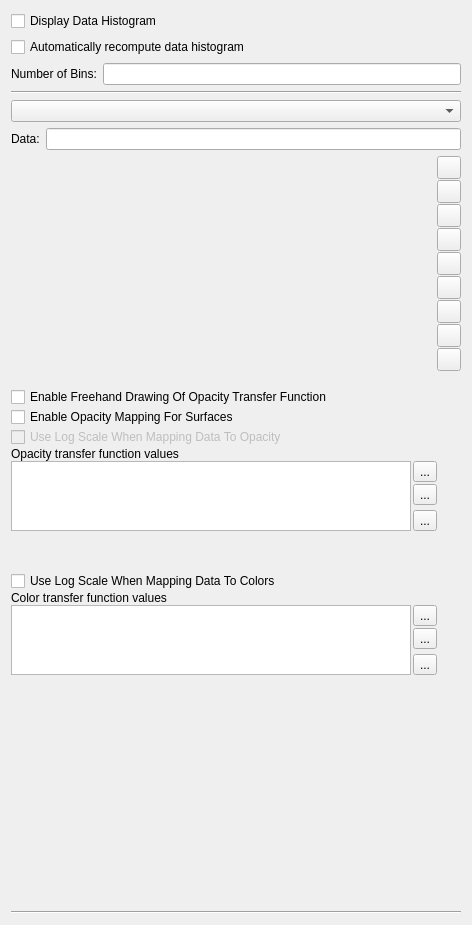
<?xml version="1.0" encoding="UTF-8"?>
<!-- SPDX-FileCopyrightText: Copyright (c) Kitware Inc. -->
<!-- SPDX-License-Identifier: BSD-3-Clause -->
<ui version="4.0">
 <class>ColorOpacityEditorWidget</class>
 <widget class="QWidget" name="ColorOpacityEditorWidget">
  <property name="geometry">
   <rect>
    <x>0</x>
    <y>0</y>
    <width>472</width>
    <height>925</height>
   </rect>
  </property>
  <property name="minimumSize">
   <size>
    <width>0</width>
    <height>80</height>
   </size>
  </property>
  <property name="windowTitle">
   <string>Form</string>
  </property>
  <layout class="QVBoxLayout" name="mainLayout">
   <property name="spacing">
    <number>6</number>
   </property>
   <item>
    <widget class="QCheckBox" name="ShowDataHistogram">
     <property name="toolTip">
      <string>When checked, a data histogram will be shown below the opacity function. Please update it by clicking on its dedicated button when needed.</string>
     </property>
     <property name="text">
      <string>Display Data Histogram</string>
     </property>
    </widget>
   </item>
   <item>
    <widget class="QCheckBox" name="AutomaticDataHistogramComputation">
     <property name="toolTip">
      <string>When checked, the data histogram will be automatically recomputed when needed instead of needing to click on the compute data histogram button.</string>
     </property>
     <property name="text">
      <string>Automatically recompute data histogram</string>
     </property>
    </widget>
   </item>
   <item>
    <layout class="QHBoxLayout" name="horizontalLayout1" stretch="0,1">
     <item>
      <widget class="QLabel" name="NumBinsLabel">
       <property name="text">
        <string>Number of Bins:</string>
       </property>
      </widget>
     </item>
     <item>
      <widget class="pqIntRangeWidget" name="DataHistogramNumberOfBins">
       <property name="sizePolicy">
        <sizepolicy hsizetype="MinimumExpanding" vsizetype="Fixed">
         <horstretch>0</horstretch>
         <verstretch>0</verstretch>
        </sizepolicy>
       </property>
       <property name="minimum" stdset="0">
        <number>1</number>
       </property>
       <property name="maximum" stdset="0">
        <number>256</number>
       </property>
      </widget>
     </item>
    </layout>
   </item>
   <item>
    <widget class="Line" name="line_2">
     <property name="orientation">
      <enum>Qt::Horizontal</enum>
     </property>
    </widget>
   </item>
   <item>
    <widget class="QComboBox" name="DefaultPresetsComboBox">
     <property name="toolTip">
      <string>Select a color map from default presets</string>
     </property>
    </widget>
   </item>
   <item>
    <layout class="QHBoxLayout" name="horizontalLayout" stretch="0,1">
     <item>
      <widget class="QLabel" name="CurrentDataLabel">
       <property name="text">
        <string>Data:</string>
       </property>
      </widget>
     </item>
     <item>
      <widget class="pqDoubleLineEdit" name="CurrentDataValue">
       <property name="sizePolicy">
        <sizepolicy hsizetype="MinimumExpanding" vsizetype="Fixed">
         <horstretch>0</horstretch>
         <verstretch>0</verstretch>
        </sizepolicy>
       </property>
       <property name="toolTip">
        <string>Set the data value for the selected control point</string>
       </property>
      </widget>
     </item>
    </layout>
   </item>
   <item>
    <layout class="QHBoxLayout" name="horizontalLayout_2" stretch="1,0">
     <property name="spacing">
      <number>0</number>
     </property>
     <property name="sizeConstraint">
      <enum>QLayout::SetDefaultConstraint</enum>
     </property>
     <item>
      <layout class="QVBoxLayout" name="verticalLayout" stretch="1,0,0,0,0,0,1,0,0,0,1">
       <property name="spacing">
        <number>0</number>
       </property>
       <property name="sizeConstraint">
        <enum>QLayout::SetMinimumSize</enum>
       </property>
       <item>
        <widget class="pqTransferFunctionWidget" name="OpacityEditor" native="true">
         <property name="sizePolicy">
          <sizepolicy hsizetype="Preferred" vsizetype="Preferred">
           <horstretch>0</horstretch>
           <verstretch>0</verstretch>
          </sizepolicy>
         </property>
         <property name="minimumSize">
          <size>
           <width>0</width>
           <height>240</height>
          </size>
         </property>
        </widget>
       </item>
       <item>
        <widget class="QCheckBox" name="UseOpacityControlPointsFreehandDrawing">
         <property name="toolTip">
          <string>When checked, the control point of the opacity transfer fonction can be "drawn" instead of being placed one by one.</string>
         </property>
         <property name="text">
          <string>Enable Freehand Drawing Of Opacity Transfer Function</string>
         </property>
        </widget>
       </item>
       <item>
        <widget class="QCheckBox" name="EnableOpacityMapping">
         <property name="text">
          <string>Enable Opacity Mapping For Surfaces</string>
         </property>
        </widget>
       </item>
       <item>
        <widget class="QCheckBox" name="UseLogScaleOpacity">
         <property name="enabled">
          <bool>false</bool>
         </property>
         <property name="text">
          <string>Use Log Scale When Mapping Data To Opacity</string>
         </property>
        </widget>
       </item>
       <item>
        <widget class="QLabel" name="OpacityLabel">
         <property name="text">
          <string>Opacity transfer function values</string>
         </property>
        </widget>
       </item>
       <item>
          <layout class="QHBoxLayout" name="horizontalLayout_3">
          <property name="spacing">
            <number>2</number>
          </property>
          <item>
            <widget class="pqExpandableTableView" name="OpacityTable">
              <property name="editTriggers">
                <set>QAbstractItemView::DoubleClicked</set>
              </property>
              <property name="alternatingRowColors">
                <bool>true</bool>
              </property>
              <property name="selectionBehavior">
                <enum>QAbstractItemView::SelectRows</enum>
              </property>
              <property name="maximumRowCountBeforeScrolling" stdset="0">
                <number>10</number>
              </property>
            </widget>
          </item>
          <item>
            <layout class="QVBoxLayout" name="verticalLayout_2">
            <property name="spacing">
              <number>2</number>
            </property>
            <item>
              <widget class="QToolButton" name="AddOpacityPoint">
              <property name="toolTip">
                <string>Add new control point</string>
              </property>
              <property name="text">
                <string>...</string>
              </property>
              <property name="icon">
                <iconset resource="../../../Widgets/Resources/QtWidgets.qrc">
                <normaloff>:/QtWidgets/Icons/pqPlus.svg</normaloff>:/QtWidgets/Icons/pqPlus.svg</iconset>
              </property>
              </widget>
            </item>
            <item>
              <widget class="QToolButton" name="RemoveOpacityPoint">
              <property name="toolTip">
                <string>Remove selected control point(s)</string>
              </property>
              <property name="text">
                <string>...</string>
              </property>
              <property name="icon">
                <iconset resource="../../../Widgets/Resources/QtWidgets.qrc">
                <normaloff>:/QtWidgets/Icons/pqMinus.svg</normaloff>:/QtWidgets/Icons/pqMinus.svg</iconset>
              </property>
              </widget>
            </item>
            <item>
              <spacer name="verticalSpacer">
              <property name="orientation">
                <enum>Qt::Vertical</enum>
              </property>
              <property name="sizeHint" stdset="0">
                <size>
                <width>20</width>
                <height>40</height>
                </size>
              </property>
              </spacer>
            </item>
            <item>
              <widget class="QToolButton" name="DeleteAllOpacityPoints">
              <property name="toolTip">
                <string>Remove all points</string>
              </property>
              <property name="text">
                <string>...</string>
              </property>
              <property name="icon">
                <iconset resource="../../../Widgets/Resources/QtWidgets.qrc">
                <normaloff>:/QtWidgets/Icons/pqDelete.svg</normaloff>:/QtWidgets/Icons/pqDelete.svg</iconset>
              </property>
              </widget>
            </item>
            </layout>
          </item>
          </layout>
       </item>
       <item>
        <widget class="pqTransferFunctionWidget" name="ColorEditor" native="true">
         <property name="sizePolicy">
          <sizepolicy hsizetype="Preferred" vsizetype="Fixed">
           <horstretch>0</horstretch>
           <verstretch>0</verstretch>
          </sizepolicy>
         </property>
         <property name="minimumSize">
          <size>
           <width>40</width>
           <height>40</height>
          </size>
         </property>
         <property name="maximumSize">
          <size>
           <width>16777215</width>
           <height>40</height>
          </size>
         </property>
         <property name="toolTip">
          <string>Select control point and press "Enter" or "Return" to change colors</string>
         </property>
        </widget>
       </item>
       <item>
        <widget class="QCheckBox" name="UseLogScale">
         <property name="toolTip">
          <string>When checked, the mapping from data to colors is done using a log-scale. Note that this does not affect the mapping of data to opacity.</string>
         </property>
         <property name="text">
          <string>Use Log Scale When Mapping Data To Colors</string>
         </property>
        </widget>
       </item>
       <item>
        <widget class="QLabel" name="ColorLabel">
         <property name="sizePolicy">
          <sizepolicy hsizetype="Preferred" vsizetype="Preferred">
           <horstretch>0</horstretch>
           <verstretch>0</verstretch>
          </sizepolicy>
         </property>
         <property name="text">
          <string>Color transfer function values</string>
         </property>
        </widget>
       </item>
       <item>
        <layout class="QHBoxLayout" name="horizontalLayout_4">
          <property name="spacing">
            <number>2</number>
          </property>
          <item>
            <widget class="pqExpandableTableView" name="ColorTable">
              <property name="editTriggers">
                <set>QAbstractItemView::DoubleClicked</set>
              </property>
              <property name="alternatingRowColors">
                <bool>true</bool>
              </property>
              <property name="selectionBehavior">
                <enum>QAbstractItemView::SelectRows</enum>
              </property>
              <property name="maximumRowCountBeforeScrolling" stdset="0">
                <number>10</number>
              </property>
            </widget>
          </item>
          <item>
            <layout class="QVBoxLayout" name="verticalLayout_3">
            <property name="spacing">
              <number>2</number>
            </property>
            <item>
              <widget class="QToolButton" name="AddColorPoint">
              <property name="toolTip">
                <string>Add new control point</string>
              </property>
              <property name="text">
                <string>...</string>
              </property>
              <property name="icon">
                <iconset resource="../../../Widgets/Resources/QtWidgets.qrc">
                <normaloff>:/QtWidgets/Icons/pqPlus.svg</normaloff>:/QtWidgets/Icons/pqPlus.svg</iconset>
              </property>
              </widget>
            </item>
            <item>
              <widget class="QToolButton" name="RemoveColorPoint">
              <property name="toolTip">
                <string>Remove selected control point(s)</string>
              </property>
              <property name="text">
                <string>...</string>
              </property>
              <property name="icon">
                <iconset resource="../../../Widgets/Resources/QtWidgets.qrc">
                <normaloff>:/QtWidgets/Icons/pqMinus.svg</normaloff>:/QtWidgets/Icons/pqMinus.svg</iconset>
              </property>
              </widget>
            </item>
            <item>
              <spacer name="verticalSpacer_2">
              <property name="orientation">
                <enum>Qt::Vertical</enum>
              </property>
              <property name="sizeHint" stdset="0">
                <size>
                <width>20</width>
                <height>40</height>
                </size>
              </property>
              </spacer>
            </item>
            <item>
              <widget class="QToolButton" name="DeleteAllColorPoints">
              <property name="toolTip">
                <string>Remove all points</string>
              </property>
              <property name="text">
                <string>...</string>
              </property>
              <property name="icon">
                <iconset resource="../../../Widgets/Resources/QtWidgets.qrc">
                <normaloff>:/QtWidgets/Icons/pqDelete.svg</normaloff>:/QtWidgets/Icons/pqDelete.svg</iconset>
              </property>
              </widget>
            </item>
            </layout>
          </item>
          </layout>
       </item>
       <item>
        <widget class="pqTransferFunction2DWidget" name="Transfer2DEditor" native="true">
         <property name="minimumSize">
          <size>
           <width>100</width>
           <height>400</height>
          </size>
         </property>
         <property name="visible">
          <bool>false</bool>
         </property>
         <property name="styleSheet">
          <string notr="true">gridline-color: rgb(46, 95, 255);
background-image: url(:/pqWidgets/Icons/pqEdgeCenterData.svg);</string>
         </property>
        </widget>
       </item>
      </layout>
     </item>
     <item>
      <layout class="QVBoxLayout" name="verticalLayout_4">
       <property name="spacing">
        <number>1</number>
       </property>
       <item>
        <widget class="QToolButton" name="ResetRangeToData">
         <property name="toolTip">
          <string>Rescale to data range</string>
         </property>
         <property name="text">
          <string/>
         </property>
         <property name="icon">
          <iconset resource="../../../Components/Resources/pqComponents.qrc">
           <normaloff>:/pqWidgets/Icons/pqResetRange.svg</normaloff>:/pqWidgets/Icons/pqResetRange.svg</iconset>
         </property>
        </widget>
       </item>
       <item>
        <widget class="QToolButton" name="ResetRangeToCustom">
         <property name="toolTip">
          <string>Rescale to custom range</string>
         </property>
         <property name="text">
          <string/>
         </property>
         <property name="icon">
          <iconset resource="../../../Components/Resources/pqComponents.qrc">
           <normaloff>:/pqWidgets/Icons/pqResetRangeCustom.svg</normaloff>:/pqWidgets/Icons/pqResetRangeCustom.svg</iconset>
         </property>
        </widget>
       </item>
       <item>
        <widget class="QToolButton" name="ResetRangeToDataOverTime">
         <property name="toolTip">
          <string>Rescale to data range over all timesteps</string>
         </property>
         <property name="text">
          <string/>
         </property>
         <property name="icon">
          <iconset resource="../../../Components/Resources/pqComponents.qrc">
           <normaloff>:/pqWidgets/Icons/pqResetRangeTemporal.svg</normaloff>:/pqWidgets/Icons/pqResetRangeTemporal.svg</iconset>
         </property>
        </widget>
       </item>
       <item>
        <widget class="QToolButton" name="ResetRangeToVisibleData">
         <property name="toolTip">
          <string>Rescale to visible range</string>
         </property>
         <property name="text">
          <string/>
         </property>
         <property name="icon">
          <iconset resource="../../../Components/Resources/pqComponents.qrc">
           <normaloff>:/pqWidgets/Icons/pqResetToVisibleRange.svg</normaloff>:/pqWidgets/Icons/pqResetToVisibleRange.svg</iconset>
         </property>
        </widget>
       </item>
       <item>
        <widget class="QToolButton" name="InvertTransferFunctions">
         <property name="toolTip">
          <string>Invert the transfer functions</string>
         </property>
         <property name="text">
          <string/>
         </property>
         <property name="icon">
          <iconset resource="../../../Components/Resources/pqComponents.qrc">
           <normaloff>:/pqWidgets/Icons/pqInvert.svg</normaloff>:/pqWidgets/Icons/pqInvert.svg</iconset>
         </property>
        </widget>
       </item>
       <item>
        <widget class="QToolButton" name="ChoosePreset">
         <property name="toolTip">
          <string>Choose preset</string>
         </property>
         <property name="text">
          <string/>
         </property>
         <property name="icon">
          <iconset resource="../../../Components/Resources/pqComponents.qrc">
           <normaloff>:/pqWidgets/Icons/pqFavorites.svg</normaloff>:/pqWidgets/Icons/pqFavorites.svg</iconset>
         </property>
        </widget>
       </item>
       <item>
        <widget class="QToolButton" name="SaveAsPreset">
         <property name="toolTip">
          <string>Save to preset</string>
         </property>
         <property name="text">
          <string/>
         </property>
         <property name="icon">
          <iconset resource="../../../Components/Resources/pqComponents.qrc">
           <normaloff>:/pqWidgets/Icons/pqSave.svg</normaloff>:/pqWidgets/Icons/pqSave.svg</iconset>
         </property>
        </widget>
       </item>
       <item>
        <widget class="QToolButton" name="ChooseBoxColor">
         <property name="toolTip">
          <string>Choose box color and alpha</string>
         </property>
         <property name="text">
          <string/>
         </property>
         <property name="icon">
          <iconset resource="../../../Components/Resources/pqComponents.qrc">
           <normaloff>:/pqWidgets/Icons/pqBoxColorAlpha.svg</normaloff>:/pqWidgets/Icons/pqBoxColorAlpha.svg</iconset>
         </property>
        </widget>
       </item>
       <item>
        <widget class="pqHighlightableToolButton" name="ComputeDataHistogram">
         <property name="toolTip">
          <string>Compute data histogram</string>
         </property>
         <property name="text">
          <string/>
         </property>
         <property name="icon">
          <iconset resource="../../../Components/Resources/pqComponents.qrc">
           <normaloff>:/pqWidgets/Icons/pqHistogramReload24.png</normaloff>:/pqWidgets/Icons/pqHistogramReload24.png</iconset>
         </property>
        </widget>
       </item>
       <item>
        <spacer name="verticalSpacer_3">
         <property name="orientation">
          <enum>Qt::Vertical</enum>
         </property>
         <property name="sizeHint" stdset="0">
          <size>
           <width>20</width>
           <height>40</height>
          </size>
         </property>
        </spacer>
       </item>
      </layout>
     </item>
    </layout>
   </item>
   <item>
    <widget class="Line" name="line_3">
     <property name="orientation">
      <enum>Qt::Horizontal</enum>
     </property>
    </widget>
   </item>
  </layout>
 </widget>
 <customwidgets>
  <customwidget>
   <class>pqExpandableTableView</class>
   <extends>QTableView</extends>
   <header>pqExpandableTableView.h</header>
  </customwidget>
  <customwidget>
   <class>pqTransferFunctionWidget</class>
   <extends>QWidget</extends>
   <header>pqTransferFunctionWidget.h</header>
   <container>1</container>
  </customwidget>
  <customwidget>
   <class>pqDoubleLineEdit</class>
   <extends>QLineEdit</extends>
   <header>pqDoubleLineEdit.h</header>
  </customwidget>
  <customwidget>
   <class>pqIntRangeWidget</class>
   <extends>QLineEdit</extends>
   <header>pqIntRangeWidget.h</header>
  </customwidget>
  <customwidget>
   <class>pqHighlightableToolButton</class>
   <extends>QToolButton</extends>
   <header>pqHighlightableToolButton.h</header>
  </customwidget>
  <customwidget>
   <class>pqTransferFunction2DWidget</class>
   <extends>QWidget</extends>
   <header>pqTransferFunction2DWidget.h</header>
   <container>1</container>
  </customwidget>
 </customwidgets>
 <resources>
  <include location="../../../Components/Resources/pqComponents.qrc"/>
 </resources>
 <connections/>
 <designerdata>
  <property name="gridDeltaX">
   <number>10</number>
  </property>
  <property name="gridDeltaY">
   <number>10</number>
  </property>
  <property name="gridSnapX">
   <bool>true</bool>
  </property>
  <property name="gridSnapY">
   <bool>true</bool>
  </property>
  <property name="gridVisible">
   <bool>true</bool>
  </property>
 </designerdata>
</ui>
